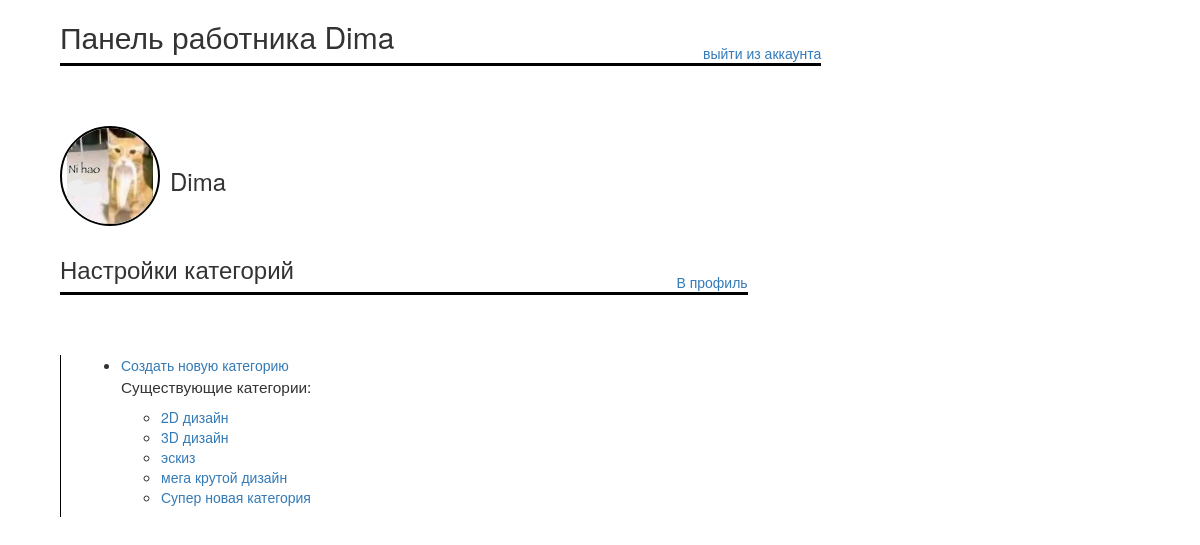
/app/profile/admin/categories/ (signed in), run on an earlier commit of the app's database.
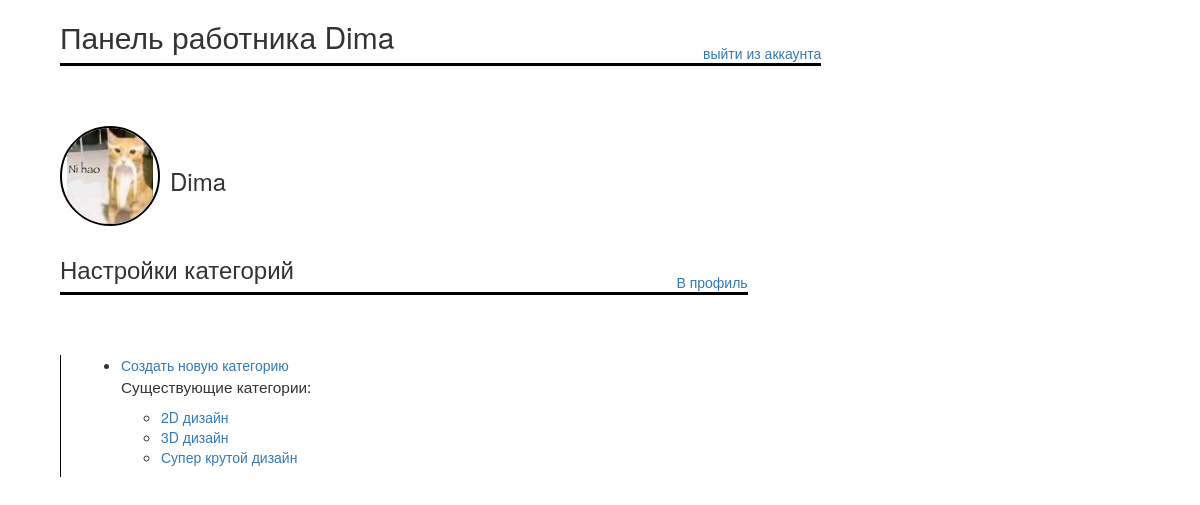
And on a later commit of the database.
### app/models.py (models this page shows, shortened)
class Category(models.Model):
    category_full_name = models.CharField(max_length=100)
    category_char = models.CharField(max_length=1, blank=False, unique=True)

### app/views.py (the view)
# urls.py: path('profile/admin/categories/', views.categories_change_view, name='categories_change'),
def categories_change_view(request):
    categories = Category.objects.all()
    user = request.user
    profile = user.profile
    return render(request, 'app/category_to-cange.html', {'profile' : profile, 'categories': categories})

### app/templates/app/category_to-cange.html (shortened to what this page needs)
{% extends "base.html" %}
{% load static %}
{% block content %}
    {% if user.is_authenticated %}
        {% if perms.app.worker %}
            <div class="profile_content">
                <div class="top_bar">
                    <h2>Панель работника {{ user.get_username }}</h2>
                    <a href="{% url 'to_logout' %}">выйти из аккаунта</a>
                </div>
                <div class="main_bar">
                    <div class="user_avatar_and_name">
                        <div class="user_avatar">
                            <a href="{% url 'image-list' %}"><img src="{% static 'app/img/' %}{{ profile.avatarlink }}"
                                                                  alt="{{ user.get_username }} avatar"></a>
                        </div>
                        <h3>{{ user.get_username }}</h3>
                    </div>
                </div>
            </div>
            <div class="profile_content">
                <div class="top_bar">
                    <h3>Настройки категорий</h3>
                    <a href="{% url 'profile' %}">В профиль</a>
                </div>
                <div class="main_bar-admin">
                    <ul>
                        <li><a href="{% url 'create_new_category' %}">Создать новую категорию</a></li>
                        <p>Существующие категории:</p>
                        <ul>
                            {% for category in categories %}
                            	<li><a href="{% url 'categories_delete_change' pk=category.pk %}">{{ category.category_full_name }}</a></li>
                            {% endfor %}
                        </ul>
                    </ul>
                </div>
            </div>
        {% endif %}
    {% endif %}
{% endblock %}

What changed in the data, as far as the page shows it:
removed Category: category_full_name "эскиз"
removed Category: category_full_name "мега крутой дизайн"
removed Category: category_full_name "Супер новая категория"
added Category: category_full_name "Супер крутой дизайн"
